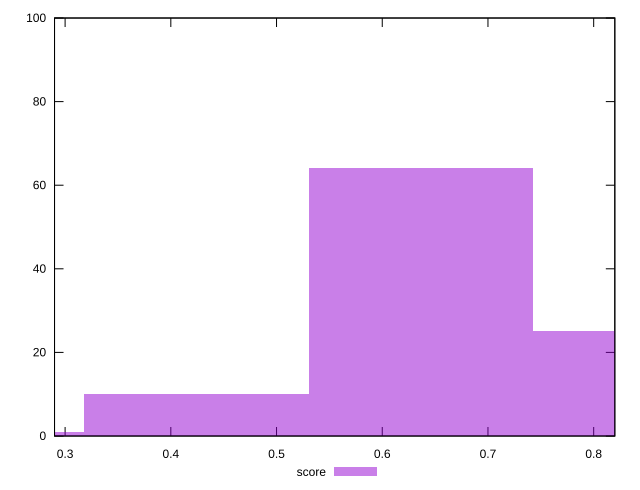

Generate this figure with gnuplot:
reset

$score <<EOF
0.42426879809306745 10
0.6364031971396011 64
0.8485375961861349 25
0.21213439904653372 1
EOF

set key outside below
set boxwidth 0.21213439904653372
set xrange [0.29:0.82]
set yrange [0:100]
set trange [0:100]
set style fill transparent solid 0.5 noborder
set terminal svg size 640, 490 enhanced background rgb 'white'
set output "report_00009_2021-02-08T22-37-41.559Z/total-blocking-time/samples/pages/score/histogram.svg"

plot $score title "score" with boxes

reset
